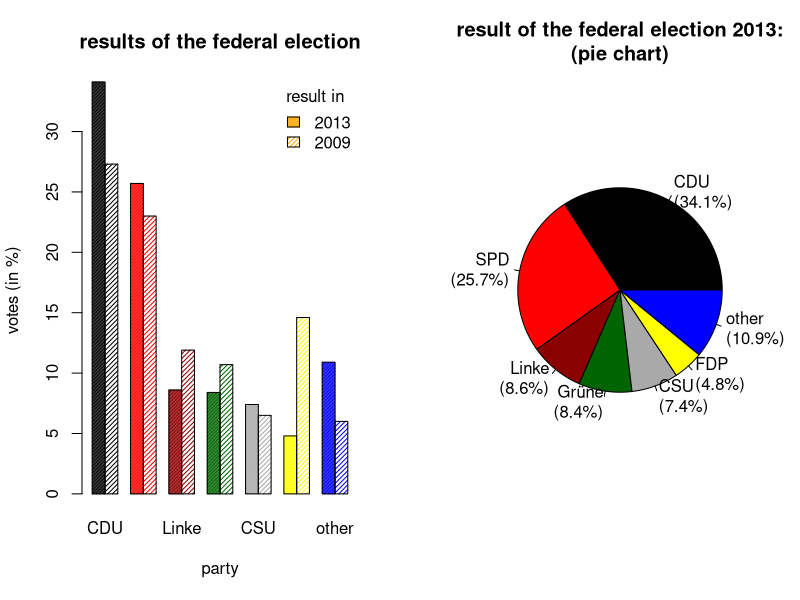

This figure's R source:
electionData = data.frame(
  partyNames = c("CDU", "SPD", "Linke", "Grüne", "CSU", "FDP", "other"),
  results2013 = c(34.1, 25.7, 8.6, 8.4, 7.4, 4.8, 10.9),
  results2009 = c(27.3, 23.0, 11.9, 10.7, 6.5, 14.6, 6.0),
  colors = c(
    "black",
    "red",
    "darkred",
    "darkgreen",
    "darkgrey",
    "yellow",
    "blue"
  )
)

# display 2 plots
par(mfrow = c(1, 2))

# create barplot
barplot(
  height = rbind(electionData$results2013, electionData$results2009),
  names =  electionData$partyNames,
  ylab = "votes (in %)",
  xlab = "party",
  beside   = TRUE,
  col = rbind(electionData$colors, electionData$colors),
  density = c(100, 30),
  main = "results of the federal election"
)

# add legend
legend(
  x = "topright",
  legend = c("2013", "2009"),
  fill = c("orange", "orange"),
  density = c(100, 30),
  bty = "n",
  title = "result in"
)

# append percentages to parties (for labels in the pie chart)
pieLabels = paste(electionData$partyNames,
                  "\n(",
                  electionData$results2013,
                  "%)",
                  sep = "")

# draw pie chart
pie(
  x = electionData$results2013,
  col = electionData$colors,
  labels =  pieLabels,
  main = "result of the federal election 2013:\n(pie chart)"
)
